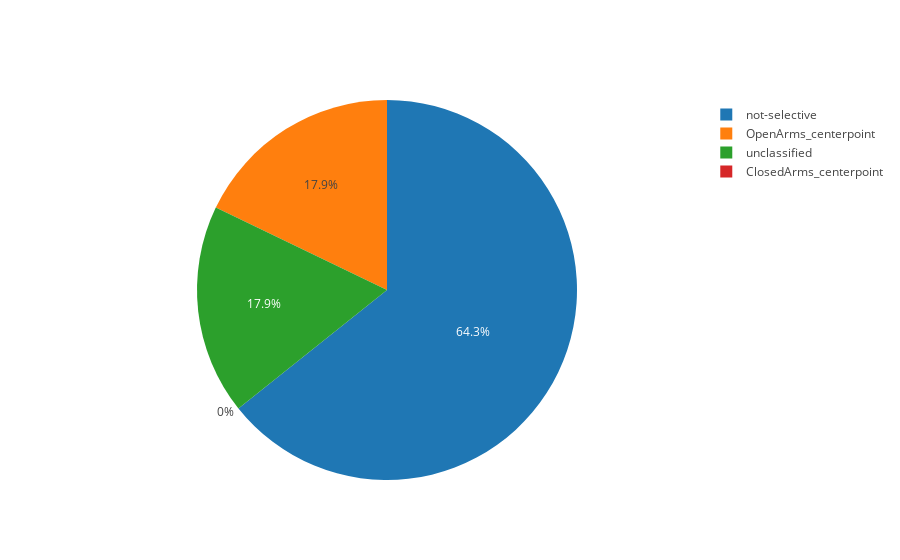

The notebook cell this image was saved under:
### Markdown cell above
## DRD73

### Code cell
drd73_cell_dict = deep_classify(drd73_classified_neurons, drd73_real_diff_vals)
plot_pie_chart(drd73_cell_dict, "OpenArms_centerpoint", "ClosedArms_centerpoint", "not-selective", "unclassified")

### Figure 1 — Plotly figure (JSON) as saved in the notebook; plotly's stock layout.template omitted (floating-point values rounded to 4 significant figures)
{"data": [{"labels": ["OpenArms_centerpoint", "ClosedArms_centerpoint", "not-selective", "unclassified"], "type": "pie", "uid": "ae3250", "values": [5, 0, 18, 5]}], "layout": {"autosize": true}}
